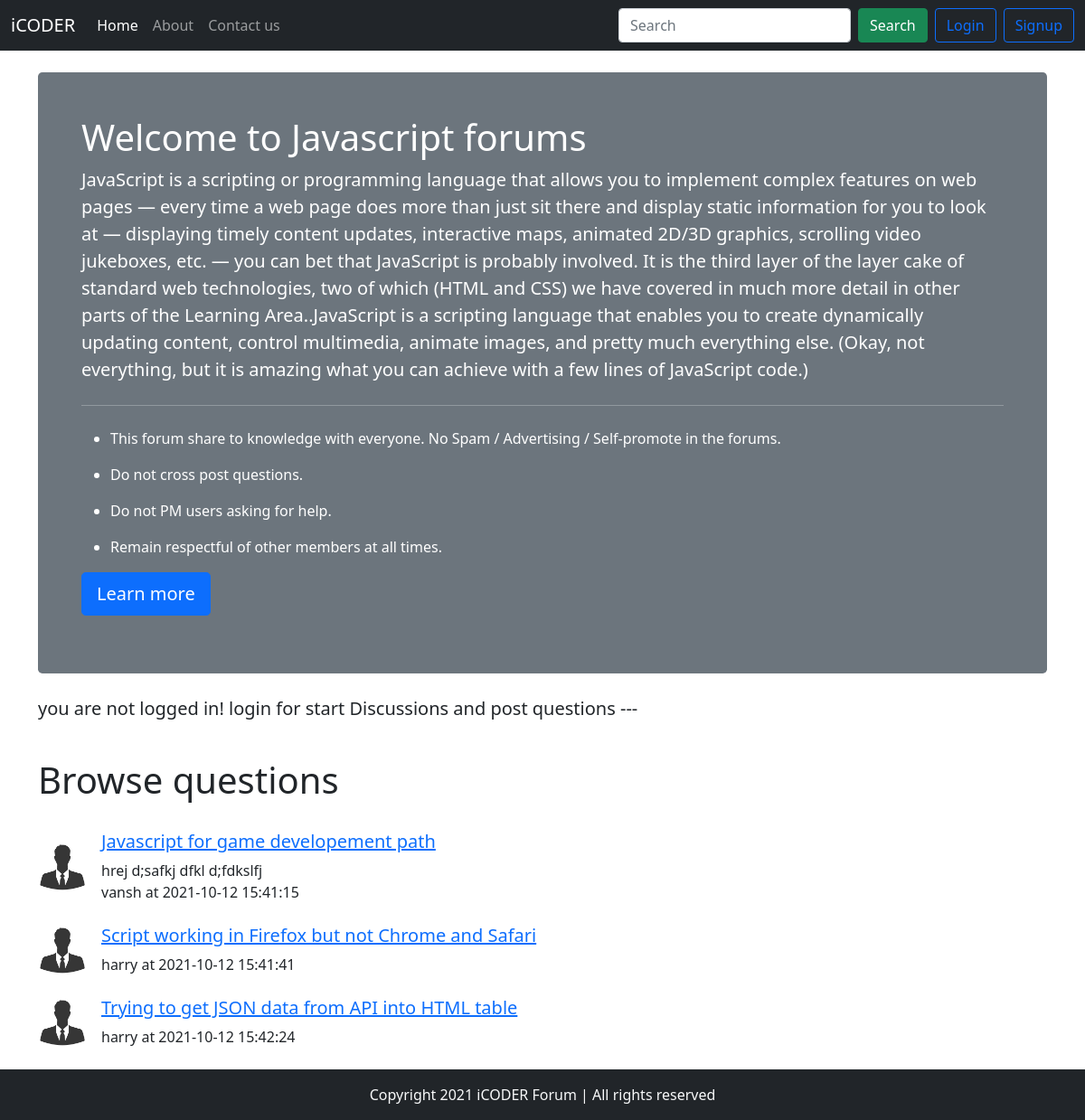
The app's page /threads-list.php?id=2 with its own data.
### tables this page shows
CREATE TABLE `categorey` (
  `id` int(255) NOT NULL,
  `name` varchar(255) NOT NULL,
  `description` varchar(1025) NOT NULL,
  `created` datetime NOT NULL DEFAULT current_timestamp()
);

CREATE TABLE `threads` (
  `id` int(255) NOT NULL,
  `title` varchar(255) NOT NULL,
  `description` text NOT NULL,
  `cat_id` varchar(255) NOT NULL,
  `user_id` int(255) NOT NULL,
  `time` datetime NOT NULL DEFAULT current_timestamp()
);

CREATE TABLE `users` (
  `uid` int(255) NOT NULL,
  `username` varchar(255) NOT NULL,
  `email` varchar(25) NOT NULL,
  `pass` text NOT NULL,
  `cpass` varchar(255) NOT NULL,
  `time` datetime NOT NULL DEFAULT current_timestamp()
);

### threads-list.php (the view, shortened to what this page needs)
<!DOCTYPE html>
<html lang="en">
<head>
</head>
<body>
    <?php include  "partials/header.php" ; ?>
    <?php include  "partials/connection.php" ; ?>
    <?php include  "partials/link.php" ; ?>
    <?php
    $id=$_GET['id'];
   $selectquery = "select * from categorey where id=$id";
   $query = mysqli_query($con,$selectquery);
   while($row = mysqli_fetch_array($query)){
       $catname =$row['name'];
       $catdesc =$row['description'];
   }
   ?>
    <div class="container my-4">
        <div class="jumbotron">
            <div class="w-auto h-70 p-5 text-white bg-secondary rounded-3">
                <h1 class="display-6">Welcome to <?php echo $catname; ?> forums</h1>
                <p class="lead"><?php echo $catdesc; ?></p>
                <hr class="my-4">
                <ul>
                    <li>
                        <p>This forum share to knowledge with everyone. No Spam / Advertising / Self-promote in the
                            forums.
                        </p>
                    </li>
                    <li>
                        <p> Do not cross post questions. </p>
                    </li>
                    <li>
                        <p> Do not PM users asking for help. </p>
                    </li>
                    <li>
                        <p> Remain respectful of other members at all times.</p>
                    </li>
                </ul>
                <p class="lead">
                    <a class="btn btn-primary btn-lg" href="https://www.w3schools.com/default.asp" role="button">Learn more</a>
                </p>
            </div>
        </div>
    </div>
<?php
if(isset($_SESSION['loggedin']) && $_SESSION['loggedin']==true){
  echo'  <div class="container">
        <h1>Ask the questions</h1><br>
        <form action="'. $_SERVER["REQUEST_URI"] .'" method="POST">
            <div class="mb-3">
                <label for="title" class="form-label"> Problem title</label>
                <input type="text" name="title" class="form-control" id="title" placeholder="" required>
                <small>keep your title as short as possible</small>
            </div>
            <input type="hidden" name="uid" value=" '. $_SESSION['uid'] .' ">
                    <div class="mb-3">
                <label for="description" class="form-label">Elaborate your concern</label>
                <textarea class="form-control" name="description" id="description" rows="3"></textarea>
            </div>
            <button type="submit" name="submit" class="btn btn-success">Submit</button>
            </form>
            </div>';
}
 else {
  echo'
  <div class="container">
  <p class="lead">
    you are not logged in! login for start Discussions and post questions ---
</p>
</div>';
 }
?>
<br>
    <div class="container">
        <h1>Browse questions</h1><br>
        <?php
    $id=$_GET['id'];
   $selectquery = "select * from threads where cat_id=$id";
   $query = mysqli_query($con,$selectquery);
   while($row = mysqli_fetch_array($query)){
    $id =$row['id'];
    $title =$row['title'];
    $description =$row['description'];
    $time =$row['time'];
    $threads_user_id=$row['user_id'];
    $sql = "select username from users where uid ='$threads_user_id'" ;
    $result = mysqli_query($con,$sql);
    $row_email = mysqli_fetch_array($result);
    $email = $row_email['username'];
   echo'    <div class="d-flex align-items-center">
            <div class="flex-shrink-0">
                <img src="images/default.jpg" width="54px" class="mr-3" alt="user">
            </div>
                <div class="flex-grow-1 ms-3">
                <h5> <a href="threads.php?thread_id='.$id.'"> '.$title.'</a></h5>
    '.$description.'
    <p class="my-0">'.$email.' at '.$time.'</p>
    </div>
    </div>
    <br>';
    }
    ?>
    </div>
    <?php include  "partials/footer.php" ; ?>
</body>
</html>

### records on screen
categorey: name "Javascript", description "JavaScript is a scripting or programming language that allows you to implement complex features on web pages — every time a web page does more than just sit there and display static information for you to look at — displaying timely content updates, interactive maps, animated 2D/3D graphics, scrolling video jukeboxes, etc. — you can bet that JavaScript is probably involved. It is the third layer of the layer cake of standard web technologies, two of which (HTML and CSS) we have covered in much more detail in other parts of the Learning Area..JavaScript is a scripting language that enables you to create dynamically updating content, control multimedia, animate images, and pretty much…"
threads: title "Javascript for game developement path", description "hrej d;safkj dfkl d;fdkslfj", user.username "vansh", time "2021-10-12 15:41:15"
threads: title "Script working in Firefox but not Chrome and Safari", user.username "harry", time "2021-10-12 15:41:41"
threads: title "Trying to get JSON data from API into HTML table", user.username "harry", time "2021-10-12 15:42:24"
